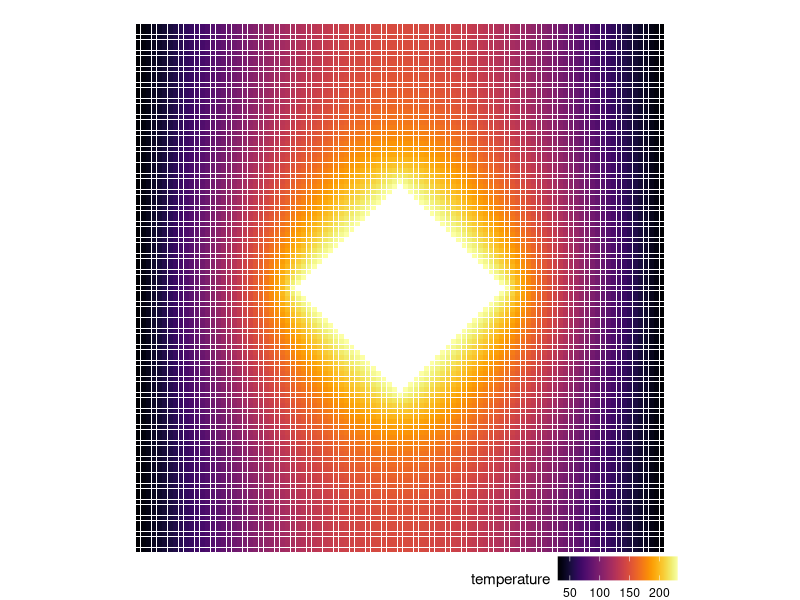

Generate this figure with R:
# John Brezovec 2018
# Visualization of 2-d conduction solutions

library(tidyverse)
library(viridis)

# read in the necessary files
solution <- read_csv("solution.csv")
coordinates <- read_csv("index_coordinates.csv")

# merge them
solution <- merge(coordinates, solution)

fix_symmetry <- function(s_df) {
  max_x <- max(s_df$x)
  max_y <- max(s_df$y)
  max_index <- max(s_df$index)
  # do one axis of rotation
  for (n in 1:nrow(s_df)) {
    new_row <- list(
      max_index + n,
      2 * max_x - s_df$x[n],
      s_df$y[n],
      s_df$temperature[n]
    )
    s_df[max_index + n, ] <- new_row
  }
  # do the other axis of rotation
  max_index <- max(s_df$index) # reset the max index again
  for (n in 1:nrow(s_df)) {
    new_row <- list(
      max_index + n,
      s_df$x[n],
      2 * max_y - s_df$y[n],
      s_df$temperature[n]
    )
    s_df[max_index + n, ] <- new_row
  }
  return(s_df)
}

# applying symmetry condition to create full data
solution <- fix_symmetry(solution)

# now plot
plot <- solution %>%
  ggplot(mapping = aes(x = x, y = y, color = temperature)) +
  theme_void() +
  geom_point(shape = 15, size = 1.25) +
  scale_color_viridis(option = "inferno") +
  coord_fixed() +
  theme(
    legend.position = "bottom",
    legend.justification = "right",
    legend.margin = margin(0, 0, 0, 0),
    legend.box.margin = margin(-20, 15, 0, 0)
  )


# save the plot
ggsave("plot.png", width = 6, height = 5, bg = "transparent")
